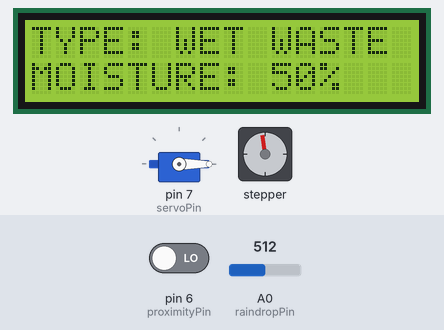
Bench run of a sketch on a simulated Arduino Uno, built with avr-gcc and run on an emulated ATmega328P. On the bench: 16×2 character LCD, servo, stepper motor. The test bench sets the inputs (shaded band); at power-on: A0 (raindropPin) = 512, pin 6 (proximityPin) LOW. Stepper angles assume 2048 steps per turn; what the sketch prints to the serial monitor is not drawn.

Above: at 1.2 s.
1.3 s: A0 (raindropPin) set to 586
At 9.4 s:
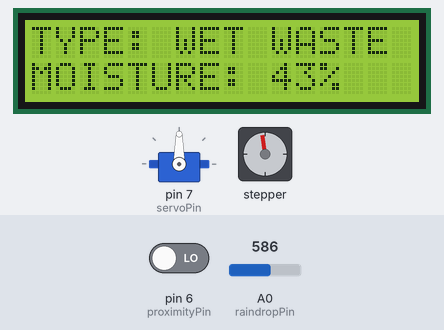
10.1 s: A0 (raindropPin) set to 609
At 18.9 s:
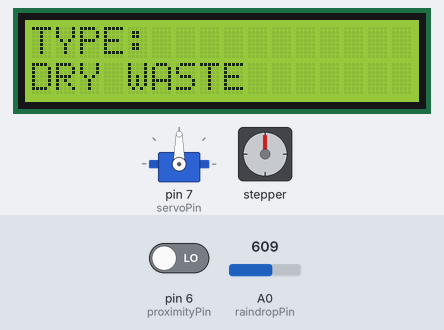
19.2 s: pin 6 (proximityPin) driven HIGH
At 25.4 s:
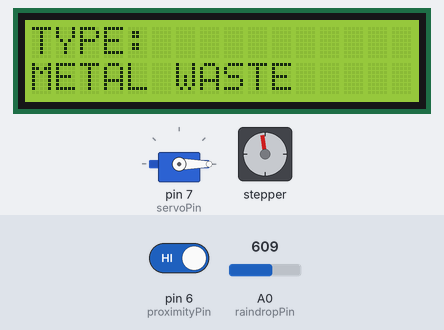
28.0 s: A0 (raindropPin) set to 511
At 35.4 s:
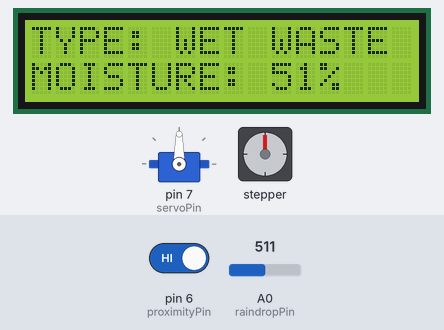
36.8 s: A0 (raindropPin) set to 610
At 42.3 s:
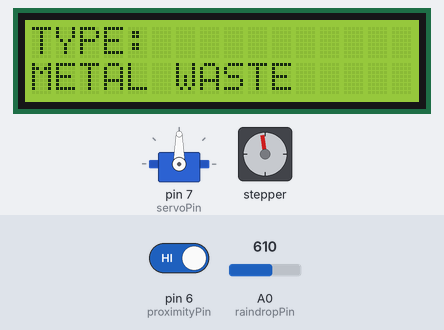
45.6 s: A0 (raindropPin) set to 590
At 52.0 s:
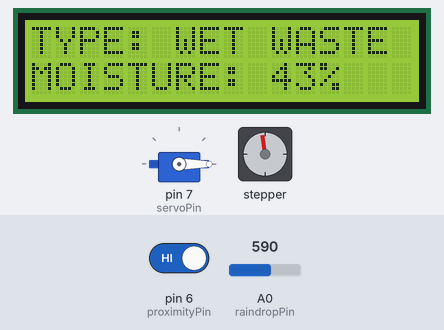
Timing chart, 0 to 54.4 s (numbered marks = the images above; inputs shaded):
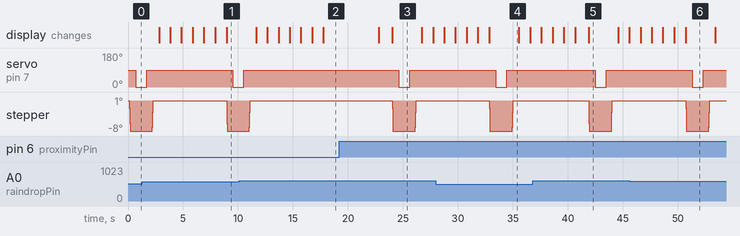

Measured:
- the behaviour switches between 599 and 600 on A0 (raindropPin) (found by bisection; images 1 and 2)
- after the input at 10.1 s, servo on pin 7 (servoPin): goes on until 10.5 s, then stays 90°; stepper: goes on until 11.1 s, then stays 0°; the display: first differs from a run without the input after 7.7 s (image 2)
- after the input at 28.0 s, the display: first differs from a run without the input after 4.9 s (image 4)
- after the input at 45.6 s, the display: first differs from a run without the input after 5.1 s (image 6)
- what the display in image 3 shows lasts 2.7 s, from 24.0 s to 26.7 s

The sketch:

sketch_apr23c_copy_20250423082359.ino
```cpp
#include <Wire.h>
#include <LiquidCrystal_I2C.h>
#include <Stepper.h>
#include <Servo.h>

// LCD setup
LiquidCrystal_I2C lcd(0x27, 16, 2);

// Stepper motor setup
const int stepsPerRevolution = 2048;
Stepper stepper(stepsPerRevolution, 8, 10, 9, 11);

// Servo motor
Servo myServo;

// Sensor pins
const int raindropPin = A0;
const int proximityPin = 6;
const int servoPin = 7;

// Function Prototypes
void showStandbyMessage();
void displayWasteType(String line1, String line2);
void displayMoisture(String type, int value);
void processWaste();
void countdownAndReset();

bool hasRecentWaste = false;
bool isDryLooping = false;
unsigned long lastActionTime = 0;
const unsigned long dryWasteTimeout = 5000; // 5 seconds

void setup() {
  Serial.begin(9600);
  lcd.init();
  lcd.backlight();

  pinMode(proximityPin, INPUT);
  stepper.setSpeed(15);
  myServo.attach(servoPin);
  myServo.write(90); // Close position

  showStandbyMessage();
}

void loop() {
  int rainValue = analogRead(raindropPin);
  int metalSignal = digitalRead(proximityPin);
  bool isMetalDetected = (metalSignal == HIGH);
  unsigned long currentTime = millis();

  Serial.print("Rain Value: ");
  Serial.println(rainValue);
  Serial.print("Metal Detected: ");
  Serial.println(isMetalDetected);

  if (rainValue >= 200 && rainValue < 600) {
    hasRecentWaste = true;
    isDryLooping = false;
    displayMoisture("WET WASTE", rainValue);
    processWaste();
    countdownAndReset();
    lastActionTime = millis();
  }
  else if (rainValue >= 600 && !isMetalDetected) {
    if (!isDryLooping) {
      hasRecentWaste = true;
      isDryLooping = true;
      displayWasteType("TYPE:", "DRY WASTE");
      delay(5000);
      showStandbyMessage();
      lastActionTime = millis();
    }
  }
  else if (rainValue >= 600 && isMetalDetected) {
    // Confirm metal detection with a delay and recheck to prevent false positives
    delay(200);
    metalSignal = digitalRead(proximityPin);
    isMetalDetected = (metalSignal == HIGH);

    if (isMetalDetected) {
      hasRecentWaste = true;
      isDryLooping = false;
      displayWasteType("TYPE:", "METAL WASTE");
      processWaste();
      countdownAndReset();
      lastActionTime = millis();
    } else {
      showStandbyMessage();
    }
  }
  else {
    hasRecentWaste = false;
    isDryLooping = false;
    showStandbyMessage();
  }

  delay(1000);
}

void displayWasteType(String line1, String line2) {
  lcd.clear();
  lcd.setCursor(0, 0);
  lcd.print(line1);
  lcd.setCursor(0, 1);
  lcd.print(line2);
}

void displayMoisture(String type, int value) {
  int moisturePercent = map(value, 0, 1023, 100, 0);
  lcd.clear();
  lcd.setCursor(0, 0);
  lcd.print("TYPE: " + type);
  lcd.setCursor(0, 1);
  lcd.print("MOISTURE: ");
  lcd.print(moisturePercent);
  lcd.print("%");
}

void showStandbyMessage() {
  lcd.clear();
  lcd.setCursor(0, 0);
  lcd.print("BIN-SENSE READY");
  lcd.setCursor(0, 1);
  lcd.print("TO SEGREGATE");
}

void processWaste() {
  int steps120deg = stepsPerRevolution * 120 / 360;
  stepper.step(steps120deg);
  delay(500);

  myServo.write(0);
  delay(1000);

  myServo.write(90);
  delay(500);

  stepper.step(-steps120deg);
  delay(500);
}

void countdownAndReset() {
  for (int i = 5; i >= 1; i--) {
    lcd.clear();
    lcd.setCursor(0, 0);
    lcd.print("NEXT CYCLE IN:");
    lcd.setCursor(0, 1);
    lcd.print(i);
    delay(1000);
  }
  showStandbyMessage();
}
```
